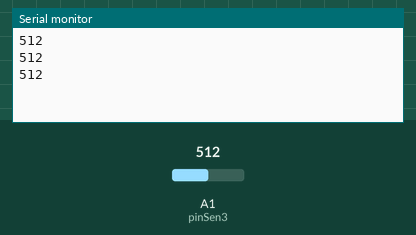
Recording of a sketch running on a simulated Arduino Uno, built with avr-gcc and run on an emulated ATmega328P. Parts: the last lines printed to the serial monitor. The inputs (shaded band) are chosen by the test bench; at power-on: A1 (pinSen3) = 512.

Above: at 1.3 s.
1.4 s: A1 (pinSen3) set to 716
At 1.9 s:
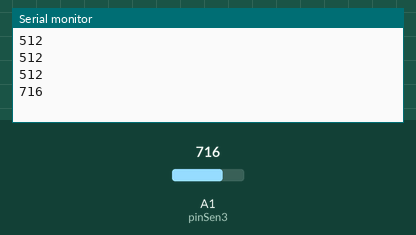
2.9 s: A1 (pinSen3) set to 900
At 3.4 s:
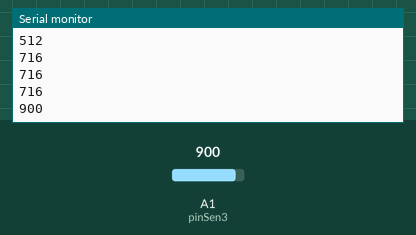
Timing chart, 0 to 5.9 s (numbered marks = the images above; inputs shaded):
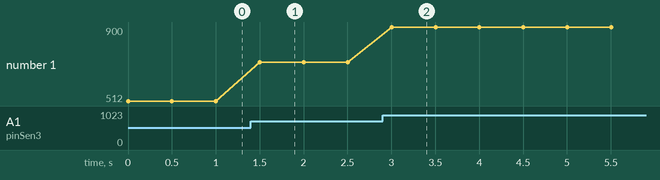

The sketch:

testeInfravermelho.ino
```cpp
//definição sensores infravermelhos
#define pinSen1 A3
#define pinSen2 A2
#define pinSen3 A1
int valorSensor1;
int valorSensor2;
int valorSensor3;

int pretoInfra;
int brancoInfra;

void setup() {
  // put your setup code here, to run once:
  //sensorInfraVermelho:
  pinMode(pinSen1, INPUT);
  pinMode(pinSen2, INPUT);
  pinMode(pinSen3, INPUT);
  Serial.begin(9600);
}

void loop() {
  valorSensor3 = analogRead(pinSen3);
  // put your main code here, to run repeatedly:
  Serial.println(valorSensor3);
  delay(500);
}
```

Measured:
- after the input at 1.4 s, the serial monitor: prints a new line after 0.10 s (image 1)
- after the input at 2.9 s, the serial monitor: prints a new line after 0.10 s (image 2)
- plotted number 1: 512 → 716 after the input at 1.4 s, 716 → 900 after the input at 2.9 s
